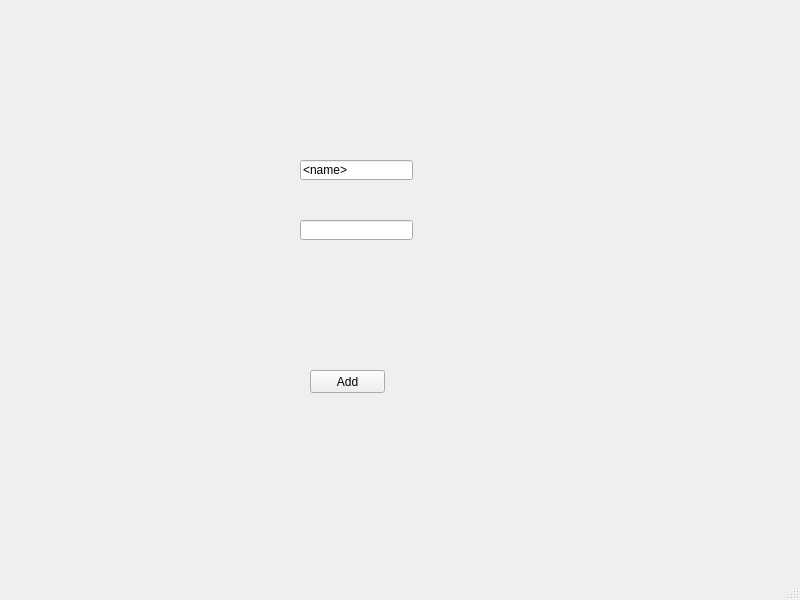
<?xml version="1.0" encoding="UTF-8"?>
<ui version="4.0">
 <class>MainWindow</class>
 <widget class="QMainWindow" name="MainWindow">
  <property name="geometry">
   <rect>
    <x>0</x>
    <y>0</y>
    <width>800</width>
    <height>600</height>
   </rect>
  </property>
  <property name="windowTitle">
   <string>MainWindow</string>
  </property>
  <widget class="QWidget" name="centralwidget">
   <widget class="QLineEdit" name="nameEdit">
    <property name="geometry">
     <rect>
      <x>300</x>
      <y>160</y>
      <width>113</width>
      <height>20</height>
     </rect>
    </property>
    <property name="inputMask">
     <string/>
    </property>
    <property name="text">
     <string>&lt;name&gt;</string>
    </property>
   </widget>
   <widget class="QLineEdit" name="timeEdit">
    <property name="geometry">
     <rect>
      <x>300</x>
      <y>220</y>
      <width>113</width>
      <height>20</height>
     </rect>
    </property>
    <property name="text">
     <string/>
    </property>
   </widget>
   <widget class="QPushButton" name="addButton">
    <property name="geometry">
     <rect>
      <x>310</x>
      <y>370</y>
      <width>75</width>
      <height>23</height>
     </rect>
    </property>
    <property name="text">
     <string>Add</string>
    </property>
   </widget>
  </widget>
  <widget class="QMenuBar" name="menubar">
   <property name="geometry">
    <rect>
     <x>0</x>
     <y>0</y>
     <width>800</width>
     <height>23</height>
    </rect>
   </property>
  </widget>
  <widget class="QStatusBar" name="statusbar"/>
 </widget>
 <resources/>
 <connections/>
</ui>
